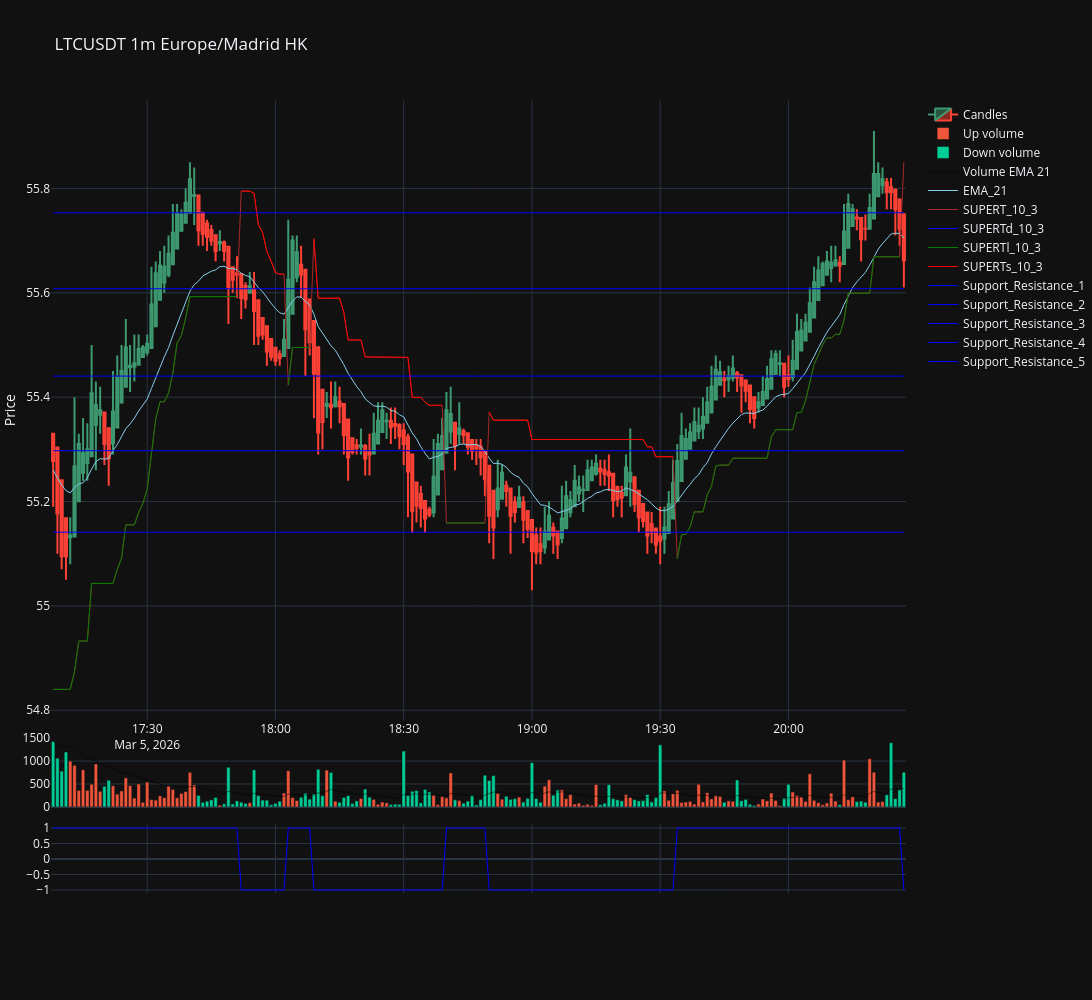

The cell this chart's notebook holds for it:
### Markdown cell above
## Heikin-Ashi candles

BinPan can compute Heikin-Ashi candles from normal OHLCV data. These smooth out price action and make trends easier to identify.

### Code cell
lun.hk(inplace=True)
lun.plot()
